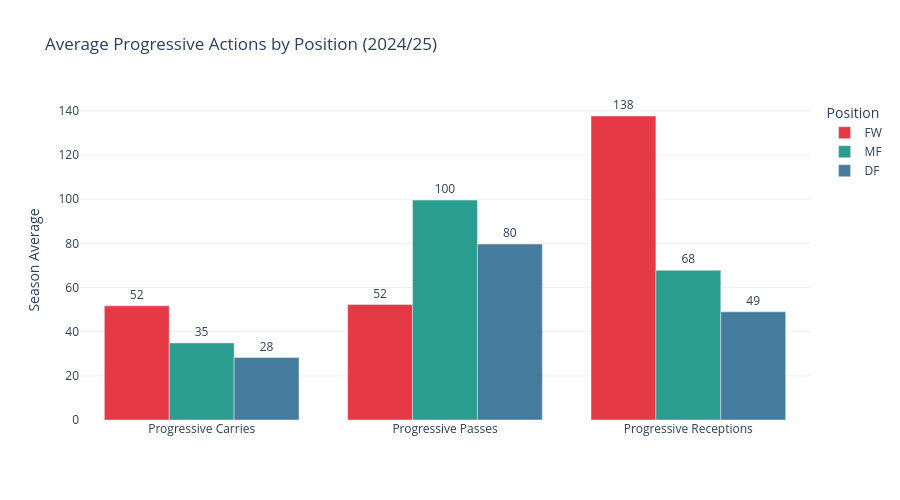

This figure's notebook cell:
### Code cell
# 5.3 Progressive Actions by Position
prog_by_pos = pos_df.groupby('primary_position').agg(
    avg_prog_carries=('progressive_carries', 'mean'),
    avg_prog_passes=('progressive_passes', 'mean'),
    avg_prog_receptions=('progressive_receptions', 'mean'),
).reset_index().round(1)

prog_melted = prog_by_pos.melt(id_vars='primary_position', var_name='metric', value_name='average')
prog_labels = {
    'avg_prog_carries': 'Progressive Carries',
    'avg_prog_passes': 'Progressive Passes',
    'avg_prog_receptions': 'Progressive Receptions',
}
prog_melted['metric'] = prog_melted['metric'].map(prog_labels)

fig = px.bar(prog_melted, x='metric', y='average', color='primary_position', barmode='group',
             color_discrete_map=POSITION_COLORS,
             title='Average Progressive Actions by Position (2024/25)',
             labels={'average': 'Season Average', 'metric': '', 'primary_position': 'Position'},
             category_orders={'primary_position': POSITION_ORDER}, text='average')
fig.update_traces(textposition='outside', texttemplate='%{text:.0f}')
fig.update_layout(height=500, plot_bgcolor='white',
                  yaxis=dict(showgrid=True, gridcolor='#f0f0f0'), legend_title='Position')
fig.show()

### Figure 1 — Plotly figure (JSON) as saved in the notebook; plotly's stock layout.template omitted (floating-point values rounded to 4 significant figures)
{"data": [{"alignmentgroup": "True", "hovertemplate": "Position=FW<br>=%{x}<br>Season Average=%{text}<extra></extra>", "legendgroup": "FW", "marker": {"color": "#e63946", "pattern": {"shape": ""}}, "name": "FW", "offsetgroup": "FW", "orientation": "v", "showlegend": true, "text": [51.7, 52.3, 137.7], "textposition": "outside", "texttemplate": "%{text:.0f}", "type": "bar", "x": ["Progressive Carries", "Progressive Passes", "Progressive Receptions"], "xaxis": "x", "y": [51.7, 52.3, 137.7], "yaxis": "y"}, {"alignmentgroup": "True", "hovertemplate": "Position=MF<br>=%{x}<br>Season Average=%{text}<extra></extra>", "legendgroup": "MF", "marker": {"color": "#2a9d8f", "pattern": {"shape": ""}}, "name": "MF", "offsetgroup": "MF", "orientation": "v", "showlegend": true, "text": [34.9, 99.6, 67.8], "textposition": "outside", "texttemplate": "%{text:.0f}", "type": "bar", "x": ["Progressive Carries", "Progressive Passes", "Progressive Receptions"], "xaxis": "x", "y": [34.9, 99.6, 67.8], "yaxis": "y"}, {"alignmentgroup": "True", "hovertemplate": "Position=DF<br>=%{x}<br>Season Average=%{text}<extra></extra>", "legendgroup": "DF", "marker": {"color": "#457b9d", "pattern": {"shape": ""}}, "name": "DF", "offsetgroup": "DF", "orientation": "v", "showlegend": true, "text": [28.3, 79.7, 49.0], "textposition": "outside", "texttemplate": "%{text:.0f}", "type": "bar", "x": ["Progressive Carries", "Progressive Passes", "Progressive Receptions"], "xaxis": "x", "y": [28.3, 79.7, 49.0], "yaxis": "y"}], "layout": {"barmode": "group", "height": 500, "legend": {"title": {"text": "Position"}, "tracegroupgap": 0}, "plot_bgcolor": "white", "title": {"text": "Average Progressive Actions by Position (2024/25)"}, "xaxis": {"anchor": "y", "domain": [0, 1], "title": {"text": ""}}, "yaxis": {"anchor": "x", "domain": [0, 1], "gridcolor": "#f0f0f0", "showgrid": true, "title": {"text": "Season Average"}}}}
